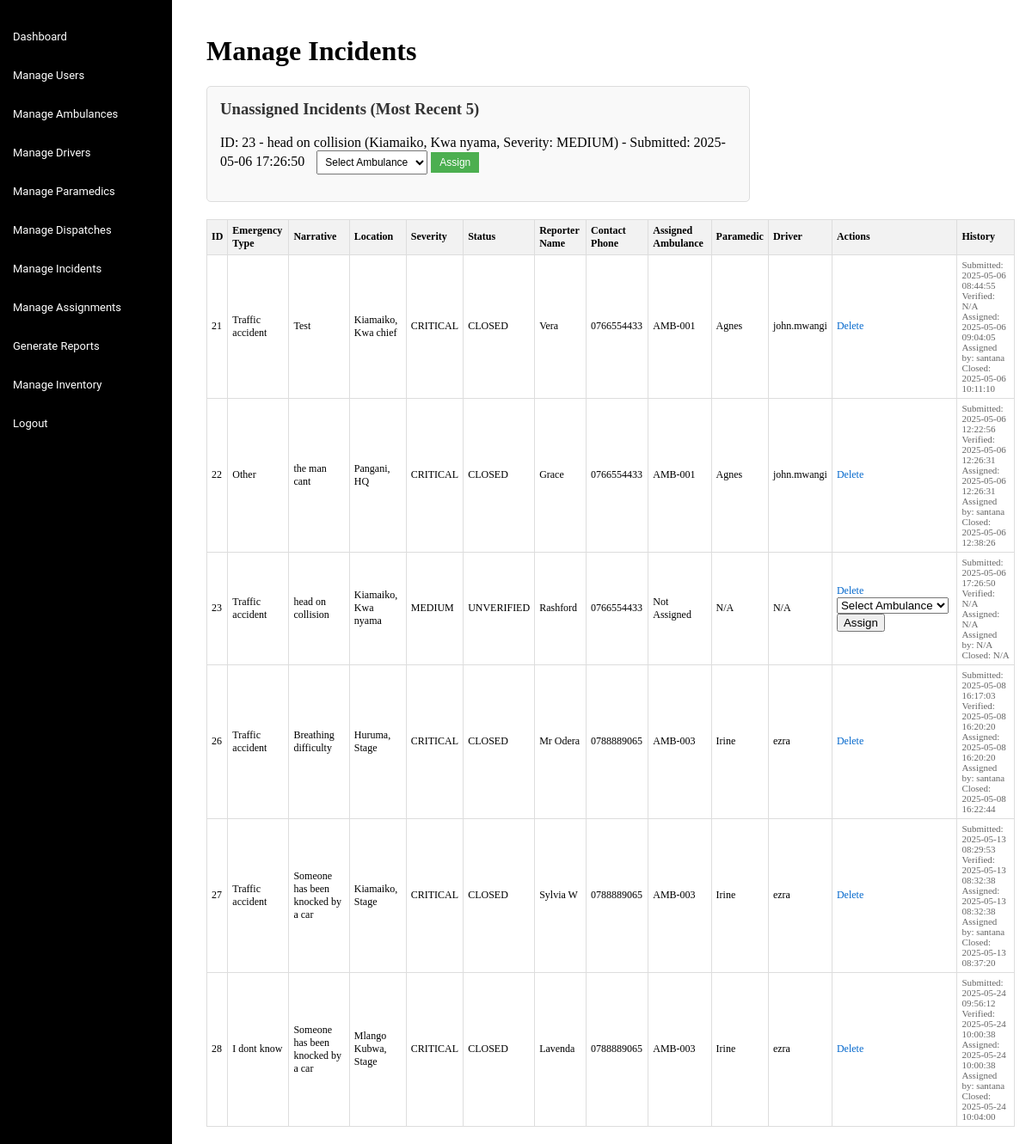
The page /admin/incidents.php (signed in) on the database its author committed.
### tables this page shows
CREATE TABLE `incidents` (
  `id` int(11) NOT NULL,
  `narrative` text NOT NULL,
  `location` varchar(255) NOT NULL,
  `severity` enum('LOW','MEDIUM','HIGH','CRITICAL') NOT NULL,
  `type` varchar(100) NOT NULL,
  `status` enum('UNVERIFIED','ASSIGNED','CLOSED') DEFAULT NULL,
  `created_at` timestamp NOT NULL DEFAULT current_timestamp(),
  `dispatcher_id` int(11) DEFAULT NULL,
  `reporter_name` varchar(100) DEFAULT NULL,
  `emergency_type` varchar(50) DEFAULT NULL,
  `contact_phone` varchar(20) DEFAULT NULL,
  `ambulance_id` int(11) DEFAULT NULL,
  `submitted_at` datetime DEFAULT current_timestamp(),
  `verified_at` datetime DEFAULT NULL,
  `assigned_at` datetime DEFAULT NULL,
  `closed_at` datetime DEFAULT NULL,
  `assigned_by` varchar(50) DEFAULT NULL
);

CREATE TABLE `ambulances` (
  `id` int(11) NOT NULL,
  `vehicle_number` varchar(20) NOT NULL,
  `type` varchar(50) NOT NULL,
  `status` enum('AVAILABLE','DISPATCHED','MAINTENANCE') DEFAULT 'AVAILABLE',
  `location` varchar(100) DEFAULT NULL,
  `last_updated` timestamp NOT NULL DEFAULT current_timestamp()
);

CREATE TABLE `users` (
  `id` int(11) NOT NULL,
  `username` varchar(50) NOT NULL,
  `password` varchar(255) NOT NULL,
  `role` enum('ADMIN','DISPATCHER','PARAMEDIC','DRIVER') NOT NULL,
  `created_at` timestamp NOT NULL DEFAULT current_timestamp(),
  `email` varchar(100) DEFAULT NULL
);

### admin/incidents.php (the view, shortened to what this page needs)
<?php
include '../includes/db_connect.php';
$query = "SELECT i.*, a.vehicle_number, aa.paramedic_id, p.username AS paramedic_name, aa.driver_id, d.username AS driver_name
          FROM incidents i
          LEFT JOIN ambulance_assignments aa ON i.ambulance_id = aa.ambulance_id
          LEFT JOIN ambulances a ON i.ambulance_id = a.id
          LEFT JOIN users p ON aa.paramedic_id = p.id
          LEFT JOIN users d ON aa.driver_id = d.id";
$result = mysqli_query($conn, $query);
$unassigned_query = "SELECT id, narrative, location, severity, submitted_at
                    FROM incidents
                    WHERE status = 'UNVERIFIED'
                    ORDER BY submitted_at DESC
                    LIMIT 5";
$unassigned_result = mysqli_query($conn, $unassigned_query);
?>
<!DOCTYPE html>
<html lang="en">
<head>
</head>
<body>
    <?php include 'includes/sidebar.php'; ?>
    <div class="content">
        <h1>Manage Incidents</h1>
        <div class="card">
            <h3>Unassigned Incidents (Most Recent 5)</h3>
            <ul class="incident-list">
                <?php while ($unassigned = mysqli_fetch_assoc($unassigned_result)) { ?>
                    <li>
                        ID: <?php echo $unassigned['id']; ?> -
                        <?php echo htmlspecialchars($unassigned['narrative']); ?> (<?php echo htmlspecialchars($unassigned['location']); ?>,
                        Severity: <?php echo htmlspecialchars($unassigned['severity']); ?>) -
                        Submitted: <?php echo $unassigned['submitted_at']; ?>
                        <form method="POST" action="" class="assign-form">
                            <select name="ambulance_id">
                                <option value="">Select Ambulance</option>
                            </select>
                            <input type="submit" name="assign_ambulance" value="Assign">
                        </form>
                    </li>
                <?php } ?>
            </ul>
        </div>
        <table>
            <tr>
                <th>ID</th>
                <th>Emergency Type</th>
                <th>Narrative</th>
                <th>Location</th>
                <th>Severity</th>
                <th>Status</th>
                <th>Reporter Name</th>
                <th>Contact Phone</th>
                <th>Assigned Ambulance</th>
                <th>Paramedic</th>
                <th>Driver</th>
                <th>Actions</th>
                <th>History</th>
            </tr>
            <?php
            mysqli_data_seek($result, 0);
            while ($row = mysqli_fetch_assoc($result)) { ?>
                <tr>
                    <td><?php echo $row['id']; ?></td>
                    <td><?php echo htmlspecialchars($row['emergency_type'] ?? 'N/A'); ?></td>
                    <td><?php echo htmlspecialchars($row['narrative']); ?></td>
                    <td><?php echo htmlspecialchars($row['location']); ?></td>
                    <td><?php echo htmlspecialchars($row['severity'] ?? 'UNKNOWN'); ?></td>
                    <td><?php echo htmlspecialchars($row['status'] ?? 'UNVERIFIED'); ?></td>
                    <td><?php echo htmlspecialchars($row['reporter_name'] ?? 'Anonymous'); ?></td>
                    <td><?php echo htmlspecialchars($row['contact_phone'] ?? 'N/A'); ?></td>
                    <td><?php echo $row['vehicle_number'] ? htmlspecialchars($row['vehicle_number']) : 'Not Assigned'; ?></td>
                    <td><?php echo $row['paramedic_name'] ? htmlspecialchars($row['paramedic_name']) : 'N/A'; ?></td>
                    <td><?php echo $row['driver_name'] ? htmlspecialchars($row['driver_name']) : 'N/A'; ?></td>
                    <td>
                        <a href="incidents.php?delete_id=<?php echo $row['id']; ?>" onclick="return confirm('Are you sure you want to delete this incident?');">Delete</a>
                        <?php if ($row['status'] === 'ASSIGNED') { ?>
                            <a href="incidents.php?close_id=<?php echo $row['id']; ?>" onclick="return confirm('Close this incident?');"> | Close</a>
                        <?php } elseif ($row['status'] === 'UNVERIFIED') { ?>
                            <form method="POST" action="" class="actions-form">
                                <select name="ambulance_id">
                                    <option value="">Select Ambulance</option>
                                </select>
                                <input type="submit" name="assign_ambulance" value="Assign">
                            </form>
                        <?php } ?>
                    </td>
                    <td class="history">
                        Submitted: <?php echo $row['submitted_at'] ?? 'N/A'; ?><br>
                        Verified: <?php echo $row['verified_at'] ?? 'N/A'; ?><br>
                        Assigned: <?php echo $row['assigned_at'] ?? 'N/A'; ?><br>
                        Assigned by: <?php echo htmlspecialchars($row['assigned_by'] ?? 'N/A'); ?><br>
                        Closed: <?php echo $row['closed_at'] ?? 'N/A'; ?>
                    </td>
                </tr>
            <?php } ?>
        </table>
    </div>
</body>
</html>

### admin/incidents.php (style rules this page uses)
body { margin: 0; padding: 0; }
.card { background-color: #f9f9f9; border: 1px solid #ddd; border-radius: 5px; padding: 15px; margin-bottom: 20px; max-width: 600px; }
.card h3 { margin-top: 0; color: #333; }
.incident-list { list-style: none; padding: 0; }
.incident-list li { margin-bottom: 10px; }
.assign-form { display: inline; margin-left: 10px; }
.assign-form select { padding: 5px; font-size: 12px; }
.assign-form input[type="submit"] { padding: 5px 10px; background-color: #4CAF50; color: white; border: none; cursor: pointer; font-size: 12px; }
table { width: 100%; border-collapse: collapse; font-size: 12px; }
th, td { border: 1px solid #ddd; padding: 5px; text-align: left; }
th { background-color: #f2f2f2; }
a { color: #0066cc; text-decoration: none; margin-right: 10px; }
.history { margin-top: 5px; font-size: 11px; color: #666; }

### admin/includes/sidebar.php (style rules this page uses)
.content { margin-left: 220px; padding: 20px; }

### rows shown on the page
incidents: id "23", narrative "head on collision", location "Kiamaiko, Kwa nyama", severity "MEDIUM", submitted_at "2025-05-06 17:26:50", emergency_type "Traffic accident", status "UNVERIFIED", reporter_name "Rashford", contact_phone "0766554433", shows "Not Assigned", shows "N/A", verified_at "N/A", assigned_at "N/A", assigned_by "N/A", closed_at "N/A"
incidents: id "21", emergency_type "Traffic accident", narrative "Test", location "Kiamaiko, Kwa chief", severity "CRITICAL", status "CLOSED", reporter_name "Vera", contact_phone "0766554433", ambulance.vehicle_number "AMB-001", users.username "Agnes", users.username "john.mwangi", submitted_at "2025-05-06 08:44:55", verified_at "N/A", assigned_at "2025-05-06 09:04:05", assigned_by "santana", closed_at "2025-05-06 10:11:10"
incidents: id "22", emergency_type "Other", narrative "the man cant", location "Pangani, HQ", severity "CRITICAL", status "CLOSED", reporter_name "Grace", contact_phone "0766554433", ambulance.vehicle_number "AMB-001", users.username "Agnes", users.username "john.mwangi", submitted_at "2025-05-06 12:22:56", verified_at "2025-05-06 12:26:31", assigned_at "2025-05-06 12:26:31", assigned_by "santana", closed_at "2025-05-06 12:38:26"
incidents: id "26", emergency_type "Traffic accident", narrative "Breathing difficulty", location "Huruma, Stage", severity "CRITICAL", status "CLOSED", reporter_name "Mr Odera", contact_phone "0788889065", ambulance.vehicle_number "AMB-003", users.username "Irine", users.username "ezra", submitted_at "2025-05-08 16:17:03", verified_at "2025-05-08 16:20:20", assigned_at "2025-05-08 16:20:20", assigned_by "santana", closed_at "2025-05-08 16:22:44"
incidents: id "27", emergency_type "Traffic accident", narrative "Someone has been knocked by a car", location "Kiamaiko, Stage", severity "CRITICAL", status "CLOSED", reporter_name "Sylvia W", contact_phone "0788889065", ambulance.vehicle_number "AMB-003", users.username "Irine", users.username "ezra", submitted_at "2025-05-13 08:29:53", verified_at "2025-05-13 08:32:38", assigned_at "2025-05-13 08:32:38", assigned_by "santana", closed_at "2025-05-13 08:37:20"
incidents: id "28", emergency_type "I dont know", narrative "Someone has been knocked by a car", location "Mlango Kubwa, Stage", severity "CRITICAL", status "CLOSED", reporter_name "Lavenda", contact_phone "0788889065", ambulance.vehicle_number "AMB-003", users.username "Irine", users.username "ezra", submitted_at "2025-05-24 09:56:12", verified_at "2025-05-24 10:00:38", assigned_at "2025-05-24 10:00:38", assigned_by "santana", closed_at "2025-05-24 10:04:00"
